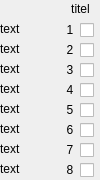
<?xml version="1.0" encoding="UTF-8"?>
<ui version="4.0">
 <class>Switches</class>
 <widget class="QWidget" name="Switches">
  <property name="geometry">
   <rect>
    <x>0</x>
    <y>0</y>
    <width>100</width>
    <height>180</height>
   </rect>
  </property>
  <property name="windowTitle">
   <string>Form</string>
  </property>
  <widget class="QLabel" name="label_2">
   <property name="geometry">
    <rect>
     <x>0</x>
     <y>40</y>
     <width>61</width>
     <height>17</height>
    </rect>
   </property>
   <property name="text">
    <string>text</string>
   </property>
  </widget>
  <widget class="QLabel" name="label_4">
   <property name="geometry">
    <rect>
     <x>0</x>
     <y>80</y>
     <width>61</width>
     <height>17</height>
    </rect>
   </property>
   <property name="text">
    <string>text</string>
   </property>
  </widget>
  <widget class="QLabel" name="label_1">
   <property name="geometry">
    <rect>
     <x>0</x>
     <y>20</y>
     <width>61</width>
     <height>17</height>
    </rect>
   </property>
   <property name="text">
    <string>text</string>
   </property>
   <property name="margin">
    <number>0</number>
   </property>
  </widget>
  <widget class="QLabel" name="label_3">
   <property name="geometry">
    <rect>
     <x>0</x>
     <y>60</y>
     <width>61</width>
     <height>17</height>
    </rect>
   </property>
   <property name="text">
    <string>text</string>
   </property>
  </widget>
  <widget class="QLabel" name="label_8">
   <property name="geometry">
    <rect>
     <x>0</x>
     <y>160</y>
     <width>61</width>
     <height>17</height>
    </rect>
   </property>
   <property name="text">
    <string>text</string>
   </property>
  </widget>
  <widget class="QLabel" name="label_5">
   <property name="geometry">
    <rect>
     <x>0</x>
     <y>100</y>
     <width>61</width>
     <height>17</height>
    </rect>
   </property>
   <property name="text">
    <string>text</string>
   </property>
  </widget>
  <widget class="QLabel" name="label_7">
   <property name="geometry">
    <rect>
     <x>0</x>
     <y>140</y>
     <width>61</width>
     <height>17</height>
    </rect>
   </property>
   <property name="text">
    <string>text</string>
   </property>
  </widget>
  <widget class="QLabel" name="label_6">
   <property name="geometry">
    <rect>
     <x>0</x>
     <y>120</y>
     <width>51</width>
     <height>17</height>
    </rect>
   </property>
   <property name="text">
    <string>text</string>
   </property>
  </widget>
  <widget class="QLabel" name="label_title">
   <property name="geometry">
    <rect>
     <x>60</x>
     <y>0</y>
     <width>41</width>
     <height>17</height>
    </rect>
   </property>
   <property name="text">
    <string>titel</string>
   </property>
   <property name="alignment">
    <set>Qt::AlignCenter</set>
   </property>
  </widget>
  <widget class="QLabel" name="label_51">
   <property name="geometry">
    <rect>
     <x>60</x>
     <y>80</y>
     <width>20</width>
     <height>20</height>
    </rect>
   </property>
   <property name="sizePolicy">
    <sizepolicy hsizetype="Preferred" vsizetype="Preferred">
     <horstretch>0</horstretch>
     <verstretch>0</verstretch>
    </sizepolicy>
   </property>
   <property name="cursor">
    <cursorShape>ArrowCursor</cursorShape>
   </property>
   <property name="text">
    <string>4</string>
   </property>
   <property name="textFormat">
    <enum>Qt::PlainText</enum>
   </property>
   <property name="scaledContents">
    <bool>false</bool>
   </property>
   <property name="alignment">
    <set>Qt::AlignCenter</set>
   </property>
  </widget>
  <widget class="QLabel" name="label_21">
   <property name="geometry">
    <rect>
     <x>60</x>
     <y>40</y>
     <width>20</width>
     <height>20</height>
    </rect>
   </property>
   <property name="sizePolicy">
    <sizepolicy hsizetype="Preferred" vsizetype="Preferred">
     <horstretch>0</horstretch>
     <verstretch>0</verstretch>
    </sizepolicy>
   </property>
   <property name="cursor">
    <cursorShape>ArrowCursor</cursorShape>
   </property>
   <property name="text">
    <string>2</string>
   </property>
   <property name="textFormat">
    <enum>Qt::PlainText</enum>
   </property>
   <property name="scaledContents">
    <bool>false</bool>
   </property>
   <property name="alignment">
    <set>Qt::AlignCenter</set>
   </property>
  </widget>
  <widget class="QCheckBox" name="switch2">
   <property name="geometry">
    <rect>
     <x>80</x>
     <y>40</y>
     <width>20</width>
     <height>20</height>
    </rect>
   </property>
   <property name="cursor">
    <cursorShape>PointingHandCursor</cursorShape>
   </property>
   <property name="focusPolicy">
    <enum>Qt::NoFocus</enum>
   </property>
   <property name="text">
    <string/>
   </property>
  </widget>
  <widget class="QCheckBox" name="switch4">
   <property name="geometry">
    <rect>
     <x>80</x>
     <y>80</y>
     <width>20</width>
     <height>20</height>
    </rect>
   </property>
   <property name="cursor">
    <cursorShape>PointingHandCursor</cursorShape>
   </property>
   <property name="focusPolicy">
    <enum>Qt::NoFocus</enum>
   </property>
   <property name="text">
    <string/>
   </property>
  </widget>
  <widget class="QCheckBox" name="switch8">
   <property name="geometry">
    <rect>
     <x>80</x>
     <y>160</y>
     <width>20</width>
     <height>20</height>
    </rect>
   </property>
   <property name="cursor">
    <cursorShape>PointingHandCursor</cursorShape>
   </property>
   <property name="focusPolicy">
    <enum>Qt::NoFocus</enum>
   </property>
   <property name="text">
    <string/>
   </property>
  </widget>
  <widget class="QLabel" name="label_61">
   <property name="geometry">
    <rect>
     <x>60</x>
     <y>100</y>
     <width>20</width>
     <height>20</height>
    </rect>
   </property>
   <property name="sizePolicy">
    <sizepolicy hsizetype="Preferred" vsizetype="Preferred">
     <horstretch>0</horstretch>
     <verstretch>0</verstretch>
    </sizepolicy>
   </property>
   <property name="cursor">
    <cursorShape>ArrowCursor</cursorShape>
   </property>
   <property name="text">
    <string>5</string>
   </property>
   <property name="textFormat">
    <enum>Qt::PlainText</enum>
   </property>
   <property name="scaledContents">
    <bool>false</bool>
   </property>
   <property name="alignment">
    <set>Qt::AlignCenter</set>
   </property>
  </widget>
  <widget class="QCheckBox" name="switch1">
   <property name="geometry">
    <rect>
     <x>80</x>
     <y>20</y>
     <width>20</width>
     <height>20</height>
    </rect>
   </property>
   <property name="cursor">
    <cursorShape>PointingHandCursor</cursorShape>
   </property>
   <property name="focusPolicy">
    <enum>Qt::NoFocus</enum>
   </property>
   <property name="text">
    <string/>
   </property>
  </widget>
  <widget class="QCheckBox" name="switch3">
   <property name="geometry">
    <rect>
     <x>80</x>
     <y>60</y>
     <width>20</width>
     <height>20</height>
    </rect>
   </property>
   <property name="cursor">
    <cursorShape>PointingHandCursor</cursorShape>
   </property>
   <property name="focusPolicy">
    <enum>Qt::NoFocus</enum>
   </property>
   <property name="text">
    <string/>
   </property>
  </widget>
  <widget class="QLabel" name="label_71">
   <property name="geometry">
    <rect>
     <x>60</x>
     <y>120</y>
     <width>20</width>
     <height>20</height>
    </rect>
   </property>
   <property name="sizePolicy">
    <sizepolicy hsizetype="Preferred" vsizetype="Preferred">
     <horstretch>0</horstretch>
     <verstretch>0</verstretch>
    </sizepolicy>
   </property>
   <property name="cursor">
    <cursorShape>ArrowCursor</cursorShape>
   </property>
   <property name="text">
    <string>6</string>
   </property>
   <property name="textFormat">
    <enum>Qt::PlainText</enum>
   </property>
   <property name="scaledContents">
    <bool>false</bool>
   </property>
   <property name="alignment">
    <set>Qt::AlignCenter</set>
   </property>
  </widget>
  <widget class="QLabel" name="label_81">
   <property name="geometry">
    <rect>
     <x>60</x>
     <y>140</y>
     <width>20</width>
     <height>20</height>
    </rect>
   </property>
   <property name="sizePolicy">
    <sizepolicy hsizetype="Preferred" vsizetype="Preferred">
     <horstretch>0</horstretch>
     <verstretch>0</verstretch>
    </sizepolicy>
   </property>
   <property name="cursor">
    <cursorShape>ArrowCursor</cursorShape>
   </property>
   <property name="text">
    <string>7</string>
   </property>
   <property name="textFormat">
    <enum>Qt::PlainText</enum>
   </property>
   <property name="scaledContents">
    <bool>false</bool>
   </property>
   <property name="alignment">
    <set>Qt::AlignCenter</set>
   </property>
  </widget>
  <widget class="QLabel" name="label">
   <property name="geometry">
    <rect>
     <x>60</x>
     <y>20</y>
     <width>20</width>
     <height>20</height>
    </rect>
   </property>
   <property name="sizePolicy">
    <sizepolicy hsizetype="Preferred" vsizetype="Preferred">
     <horstretch>0</horstretch>
     <verstretch>0</verstretch>
    </sizepolicy>
   </property>
   <property name="cursor">
    <cursorShape>ArrowCursor</cursorShape>
   </property>
   <property name="text">
    <string>1</string>
   </property>
   <property name="textFormat">
    <enum>Qt::PlainText</enum>
   </property>
   <property name="scaledContents">
    <bool>false</bool>
   </property>
   <property name="alignment">
    <set>Qt::AlignCenter</set>
   </property>
  </widget>
  <widget class="QLabel" name="label_91">
   <property name="geometry">
    <rect>
     <x>60</x>
     <y>160</y>
     <width>20</width>
     <height>20</height>
    </rect>
   </property>
   <property name="sizePolicy">
    <sizepolicy hsizetype="Preferred" vsizetype="Preferred">
     <horstretch>0</horstretch>
     <verstretch>0</verstretch>
    </sizepolicy>
   </property>
   <property name="cursor">
    <cursorShape>ArrowCursor</cursorShape>
   </property>
   <property name="text">
    <string>8</string>
   </property>
   <property name="textFormat">
    <enum>Qt::PlainText</enum>
   </property>
   <property name="scaledContents">
    <bool>false</bool>
   </property>
   <property name="alignment">
    <set>Qt::AlignCenter</set>
   </property>
  </widget>
  <widget class="QLabel" name="label_31">
   <property name="geometry">
    <rect>
     <x>60</x>
     <y>60</y>
     <width>20</width>
     <height>20</height>
    </rect>
   </property>
   <property name="sizePolicy">
    <sizepolicy hsizetype="Preferred" vsizetype="Preferred">
     <horstretch>0</horstretch>
     <verstretch>0</verstretch>
    </sizepolicy>
   </property>
   <property name="cursor">
    <cursorShape>ArrowCursor</cursorShape>
   </property>
   <property name="text">
    <string>3</string>
   </property>
   <property name="textFormat">
    <enum>Qt::PlainText</enum>
   </property>
   <property name="scaledContents">
    <bool>false</bool>
   </property>
   <property name="alignment">
    <set>Qt::AlignCenter</set>
   </property>
  </widget>
  <widget class="QCheckBox" name="switch5">
   <property name="geometry">
    <rect>
     <x>80</x>
     <y>100</y>
     <width>20</width>
     <height>20</height>
    </rect>
   </property>
   <property name="cursor">
    <cursorShape>PointingHandCursor</cursorShape>
   </property>
   <property name="focusPolicy">
    <enum>Qt::NoFocus</enum>
   </property>
   <property name="text">
    <string/>
   </property>
  </widget>
  <widget class="QCheckBox" name="switch6">
   <property name="geometry">
    <rect>
     <x>80</x>
     <y>120</y>
     <width>20</width>
     <height>20</height>
    </rect>
   </property>
   <property name="cursor">
    <cursorShape>PointingHandCursor</cursorShape>
   </property>
   <property name="focusPolicy">
    <enum>Qt::NoFocus</enum>
   </property>
   <property name="text">
    <string/>
   </property>
  </widget>
  <widget class="QCheckBox" name="switch7">
   <property name="geometry">
    <rect>
     <x>80</x>
     <y>140</y>
     <width>20</width>
     <height>20</height>
    </rect>
   </property>
   <property name="cursor">
    <cursorShape>PointingHandCursor</cursorShape>
   </property>
   <property name="focusPolicy">
    <enum>Qt::NoFocus</enum>
   </property>
   <property name="text">
    <string/>
   </property>
  </widget>
 </widget>
 <resources/>
 <connections/>
</ui>
